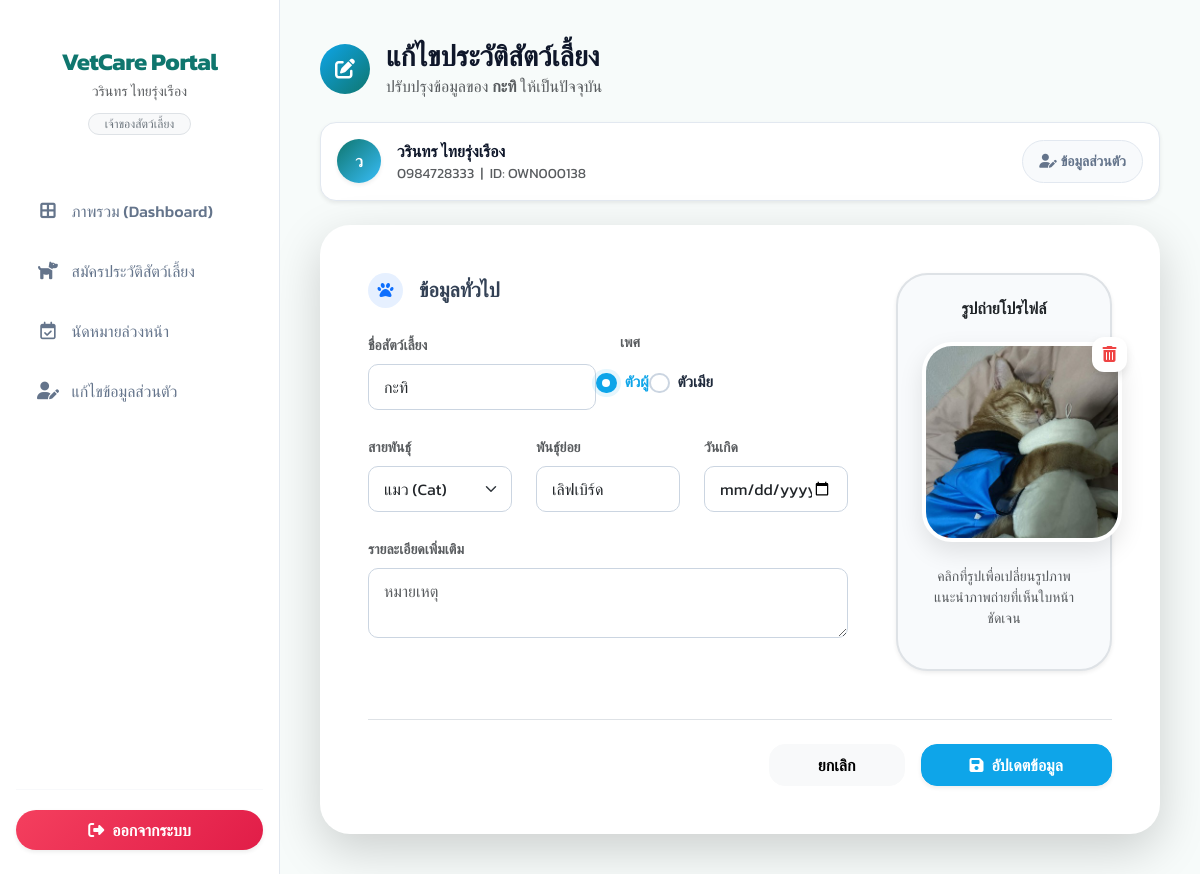
The page /client/edit-pet/67/ (signed in) on the database its author committed.
### myapp/models.py (models this page shows, shortened)
class Pet(models.Model):
    owner = models.ForeignKey(Owner, on_delete=models.CASCADE, related_name='pets')
    name = models.CharField(max_length=100)
    customer_id = models.CharField(max_length=50, blank=True, null=True, verbose_name='รหัสลูกค้า')
    microchip_number = models.CharField(max_length=50, blank=True, null=True, verbose_name='เลขที่ชิป')
    price_level_choices = [
        ('ราคาปกติ', 'ราคาปกติ'),
        ('ราคาพิเศษ', 'ราคาพิเศษ')
    ]
    price_level = models.CharField(max_length=50, choices=price_level_choices, blank=True, null=True, verbose_name='ระดับราคา')
    sex_choices = [
        ('M', 'ตัวผู้'),
        ('F', 'ตัวเมีย')
    ]
    sex = models.CharField(max_length=10, choices=sex_choices, blank=True, null=True, verbose_name='เพศ')
    species = models.CharField(max_length=50, verbose_name='ประเภทสัตว์')
    breed = models.CharField(max_length=50, blank=True, null=True, verbose_name='สายพันธุ์')
    remarks = models.TextField(blank=True, null=True, verbose_name='หมายเหตุ')
    image = models.ImageField(upload_to='pet_images/', blank=True, null=True, verbose_name='รูปภาพสัตว์เลี้ยง')
    birth_date = models.DateField(blank=True, null=True, verbose_name='วันเกิด')

class Owner(models.Model):
    from django.conf import settings
    user = models.OneToOneField(settings.AUTH_USER_MODEL, on_delete=models.SET_NULL, null=True, blank=True, related_name='owner_profile', verbose_name='บัญชีผู้ใช้')
    first_name = models.CharField(max_length=100)
    last_name = models.CharField(max_length=100)
    customer_id = models.CharField(max_length=50, blank=True, null=True, verbose_name='รหัสลูกค้า')
    phone = models.CharField(max_length=15, blank=True, null=True)
    address = models.TextField(blank=True, null=True)

### myapp/views.py (the view)
# urls.py: path('client/edit-pet/<int:pk>/', views.client_edit_pet, name='client_edit_pet'),
@login_required
def client_edit_pet(request, pk):
    owner = getattr(request.user, 'owner_profile', None)
    if not owner:
        return redirect('client_profile')
    pet = get_object_or_404(Pet, pk=pk, owner=owner)
    from .forms import ClientPetRegistrationForm
    if request.method == 'POST':
        form = ClientPetRegistrationForm(request.POST, request.FILES, instance=pet)
        if form.is_valid():
            pet = form.save(commit=False)
            if request.POST.get('image-clear'):
                if pet.image:
                    pet.image.delete(save=False)
                pet.image = None
            pet.save()
            messages.success(request, 'แก้ไขข้อมูลสัตว์เลี้ยงสำเร็จ!')
            return redirect('client_dashboard')
    else:
        form = ClientPetRegistrationForm(instance=pet)
    return render(request, 'myapp/client/client_edit_pet.html', {'form': form, 'pet': pet, 'owner': owner})

### myapp/forms.py
class ClientPetRegistrationForm(PetForm):
    def __init__(self, *args, **kwargs):
        super().__init__(*args, **kwargs)
        owner_fields = [
            'owner_first_name', 'owner_last_name', 'owner_address_1',
            'owner_address_2', 'owner_phone', 'owner_email',
            'owner_password', 'owner_password_confirm'
        ]
        for field in owner_fields:
            if field in self.fields:
                self.fields[field].required = False

### myapp/templates/myapp/client/client_edit_pet.html (shortened to what this page needs)
{% extends 'myapp/client/client_base.html' %}
{% block extra_css %}
    <link rel="stylesheet" href="https://cdnjs.cloudflare.com/ajax/libs/cropperjs/1.5.13/cropper.min.css">
{% endblock %}
{% block content %}
<div class="container-fluid p-0">
    <div class="d-flex align-items-center mb-4">
        <div class="rounded-circle d-flex justify-content-center align-items-center me-3" style="width: 50px; height: 50px; background: linear-gradient(135deg, #0ea5e9, #0f766e);">
            <i class="fas fa-edit text-white fs-5"></i>
        </div>
        <div>
            <h3 class="fw-bold mb-0" style="color: #0f172a;">แก้ไขประวัติสัตว์เลี้ยง</h3>
            <p class="text-muted mb-0">ปรับปรุงข้อมูลของ <strong>{{ pet.name }}</strong> ให้เป็นปัจจุบัน</p>
        </div>
    </div>
    <div class="d-flex align-items-center justify-content-between p-3 mb-4 rounded-4 shadow-sm" style="background: white; border: 1px solid #e2e8f0;">
        <div class="d-flex align-items-center gap-3">
            <div class="rounded-circle d-flex align-items-center justify-content-center fw-bold text-white shadow-sm" style="width: 44px; height: 44px; background: linear-gradient(135deg, #0f766e, #38bdf8); font-size: 1rem;">
                {{ owner.first_name|first|upper }}
            </div>
            <div>
                <div class="fw-bold" style="color: #0f172a;">{{ owner.first_name }} {{ owner.last_name }}</div>
                <div class="small text-muted">{{ owner.phone|default:"ยังไม่ระบุเบอร์" }} &nbsp;|&nbsp; ID: {{ owner.customer_id }}</div>
            </div>
        </div>
        <a href="{% url 'client_profile' %}" class="btn btn-sm px-3 rounded-pill" style="background: #f8fafc; border: 1px solid #e2e8f0; color: #64748b; font-weight: 600;">
            <i class="fas fa-user-edit me-1"></i>ข้อมูลส่วนตัว
        </a>
    </div>
    <div class="card border-0 shadow-lg" style="border-radius: 30px; overflow: hidden;">
        <div class="card-body p-4 p-md-5">
            <form method="post" enctype="multipart/form-data" id="petForm">
                <div class="row g-5">
                    <div class="col-xl-8">
                        <h5 class="fw-bold mb-4 d-flex align-items-center" style="color: #334155;">
                            <div class="bg-primary bg-opacity-10 text-primary rounded-circle d-flex justify-content-center align-items-center me-3" style="width: 35px; height: 35px; font-size: 1rem;">
                                <i class="fas fa-paw"></i>
                            </div>
                            ข้อมูลทั่วไป
                        </h5>
                        <div class="row g-4">
                            <div class="col-md-6">
                                <label class="form-label text-muted fw-bold small">ชื่อสัตว์เลี้ยง</label>
                                {{ form.name }}
                            </div>
                            <div class="col-md-6">
                                <label class="form-label d-block text-muted fw-bold small">เพศ</label>
                                <div class="d-flex gap-4 pt-2">
                                    {% for radio in form.sex %}
                                        {% if radio.choice_label and '----' not in radio.choice_label %}
                                        <div class="form-check custom-radio">
                                            {{ radio.tag }}
                                            <label class="form-check-label fw-bold" for="{{ radio.id_for_label }}">{{ radio.choice_label }}</label>
                                        </div>
                                        {% endif %}
                                    {% endfor %}
                                </div>
                            </div>
                            <div class="col-md-4">
                                <label class="form-label text-muted fw-bold small">สายพันธุ์</label>
                                {{ form.species }}
                            </div>
                            <div class="col-md-4">
                                <label class="form-label text-muted fw-bold small">พันธุ์ย่อย</label>
                                {{ form.breed }}
                            </div>
                            <div class="col-md-4">
                                <label class="form-label text-muted fw-bold small">วันเกิด</label>
                                {{ form.birth_date }}
                            </div>
                            <div class="col-12">
                                <label class="form-label text-muted fw-bold small">รายละเอียดเพิ่มเติม</label>
                                {{ form.remarks }}
                            </div>
                        </div>
                    </div>
                    <div class="col-xl-4">
                        <div class="p-4 rounded-5 h-100 shadow-sm border border-2 border-dashed d-flex flex-column align-items-center justify-content-center text-center" style="background: #f8fafc;">
                            <h6 class="fw-bold mb-4 text-slate-700">รูปถ่ายโปรไฟล์</h6>
                            <div class="avatar-upload-wrapper">
                                <button type="button" class="btn-clear-photo" id="clearPhotoBtn" title="ลบรูปภาพ">
                                    <i class="fas fa-trash-alt"></i>
                                </button>
                                <div class="avatar-preview-container" id="avatarContainer">
                                    <img id="image-preview"
                                         src="{% if pet.image %}{{ pet.image.url }}{% else %}https://ui-avatars.com/api/?name={{ pet.name|urlencode }}&background=random&size=200{% endif %}"
                                         alt="Pet Profile"
                                         onerror="this.src='https://ui-avatars.com/api/?name={{ pet.name|urlencode }}&background=random&size=200'">
                                </div>
                            </div>
                            <p class="small text-muted mt-4">
                                คลิกที่รูปเพื่อเปลี่ยนรูปภาพ <br>
                                แนะนำภาพถ่ายที่เห็นใบหน้าชัดเจน
                            </p>
                        </div>
                    </div>
                </div>
                <div class="d-flex justify-content-end gap-3 mt-5 pt-4 border-top">
                    <a href="{% url 'client_dashboard' %}" class="btn btn-light px-5 py-2 fw-bold rounded-4">ยกเลิก</a>
                    <button type="submit" class="btn btn-primary px-5 py-2 fw-bold rounded-4 shadow-sm">
                        <i class="fas fa-save me-2"></i>อัปเดตข้อมูล
                    </button>
                </div>
            </form>
        </div>
    </div>
</div>
{% endblock %}

### myapp/templates/myapp/client/client_base.html (shortened to what this page needs)
{% load static %}
<!DOCTYPE html>
<html lang="th">
<head>
    <link href="https://cdn.jsdelivr.net/npm/bootstrap@5.3.0/dist/css/bootstrap.min.css" rel="stylesheet">
    <link rel="stylesheet" href="https://cdnjs.cloudflare.com/ajax/libs/font-awesome/6.4.0/css/all.min.css">
    {% block extra_css %}{% endblock %}
</head>
<body>
    <div class="d-flex">
        <div class="sidebar d-flex flex-column py-4" id="sidebar" style="width: 280px; flex-shrink: 0;">
            <div class="text-center mb-5 px-3 position-relative">
                <h4 class="fw-bold mb-1" style="color: #0f766e; letter-spacing: -0.5px;">VetCare Portal</h4>
                <p class="text-muted small mb-0">{{ user.first_name }} {{ user.last_name }}</p>
                <div class="mt-2"><span class="badge bg-light text-secondary border rounded-pill px-3 fw-normal">เจ้าของสัตว์เลี้ยง</span></div>
            </div>
            <ul class="nav flex-column mb-auto gap-1">
                <li class="nav-item">
                    <a href="{% url 'client_dashboard' %}" class="nav-link {% if request.resolver_match.url_name == 'client_dashboard' %}active{% endif %}">
                        <i class="fas fa-border-all"></i> ภาพรวม (Dashboard)
                    </a>
                </li>
                <li class="nav-item">
                    <a href="{% url 'client_register_pet' %}" class="nav-link {% if request.resolver_match.url_name == 'client_register_pet' %}active{% endif %}">
                        <i class="fas fa-dog"></i> สมัครประวัติสัตว์เลี้ยง
                    </a>
                </li>
                <li class="nav-item">
                    <a href="{% url 'client_appointment' %}" class="nav-link {% if request.resolver_match.url_name == 'client_appointment' %}active{% endif %}">
                        <i class="far fa-calendar-check"></i> นัดหมายล่วงหน้า
                    </a>
                </li>
                <li class="nav-item">
                    <a href="{% url 'client_profile' %}" class="nav-link {% if request.resolver_match.url_name == 'client_profile' %}active{% endif %}">
                        <i class="fas fa-user-edit"></i> แก้ไขข้อมูลส่วนตัว
                    </a>
                </li>
            </ul>
            <div class="mt-auto px-3">
                <hr style="border-color: #e2e8f0; margin-bottom: 20px;">
                <form action="{% url 'logout' %}" method="post">
                    <button type="submit" class="btn btn-danger w-100 rounded-pill d-flex align-items-center justify-content-center py-2 border-0 shadow-sm fw-bold" style="background: linear-gradient(135deg, #f43f5e 0%, #e11d48 100%);">
                        <i class="fas fa-sign-out-alt me-2"></i> ออกจากระบบ
                    </button>
                </form>
            </div>
        </div>
        <div class="main-content flex-grow-1" style="height: 100vh; overflow-y: auto;">
            {% block content %}{% endblock %}
        </div>
    </div>
</body>
</html>

### myapp/templates/myapp/client/client_base.html (style rules this page uses)
body { background-color: #f7fbfa; font-family: 'Kanit', sans-serif; color: #334155; }
.sidebar { min-height: 100vh; background: #ffffff; border-right: 1px solid #e2e8f0; transition: all 0.3s ease; }
.sidebar .nav-link { color: #64748b; padding: 12px 20px; font-weight: 500; border-radius: 12px; margin: 4px 16px; transition: all 0.2s ease; position: relative; }
.sidebar .nav-link i { width: 24px; font-size: 1.1rem; margin-right: 8px; text-align: center; }
.main-content { padding: 40px; }
.card { border: none; border-radius: 16px; box-shadow: 0 4px 20px rgba(0,0,0,0.03); }
.form-control, .form-select { border-radius: 10px; border-color: #cbd5e1; padding: 10px 15px; }
.btn { border-radius: 10px; font-weight: 500; padding: 10px 20px; }
.btn-primary { background-color: #0ea5e9; border-color: #0ea5e9; }

### myapp/templates/myapp/client/client_edit_pet.html (style rules this page uses)
:root { --primary: #0ea5e9; --primary-dark: #0f766e; --bg-glass: rgba(255, 255, 255, 0.9); }
.avatar-upload-wrapper { position: relative; width: 200px; height: 200px; margin: 0 auto; }
.avatar-preview-container { width: 200px; height: 200px; position: relative; border-radius: 30px; overflow: hidden; border: 4px solid #fff; box-shadow: 0 10px 25px rgba(0,0,0,0.1); background: #f1f5f9; }
#image-preview { width: 100%; height: 100%; object-fit: cover; transition: all 0.3s ease; }
.btn-clear-photo { position: absolute; top: -5px; right: -5px; background: #fff; color: #ef4444; width: 35px; height: 35px; border-radius: 12px; display: flex; align-items: center; justify-content: center; box-shadow: 0 4px 10px rgba(0,0,0,0.1); border: none; cursor: pointer; z-index: 10; transition: all 0.2s; }
.custom-radio { position: relative; padding-left: 0; }
.custom-radio .form-check-input { width: 1.3em; height: 1.3em; cursor: pointer; border: 2px solid #cbd5e1; margin-right: 8px; }
.custom-radio .form-check-input:checked { background-color: #0ea5e9; border-color: #0ea5e9; box-shadow: 0 0 0 4px rgba(14, 165, 233, 0.1); }
.custom-radio .form-check-label { color: #1e293b !important; cursor: pointer; font-size: 0.95rem; display: inline-flex; align-items: center; vertical-align: middle; }
.custom-radio .form-check-input:checked + .form-check-label { color: #0ea5e9 !important; }

### rows shown on the page
Pet: name "กะทิ", species "แมว (Cat)", breed "เลิฟเบิร์ด", image (picture)
Owner: first_name|first "ว", first_name "วรินทร", last_name "ไทยรุ่งเรือง", phone "0984728333", customer_id "OWN000138"

### other values the page prints
{{ user.first_name }} "วรินทร"
{{ user.last_name }} "ไทยรุ่งเรือง"
{{ radio.choice_label }} "ตัวผู้" "ตัวเมีย"
